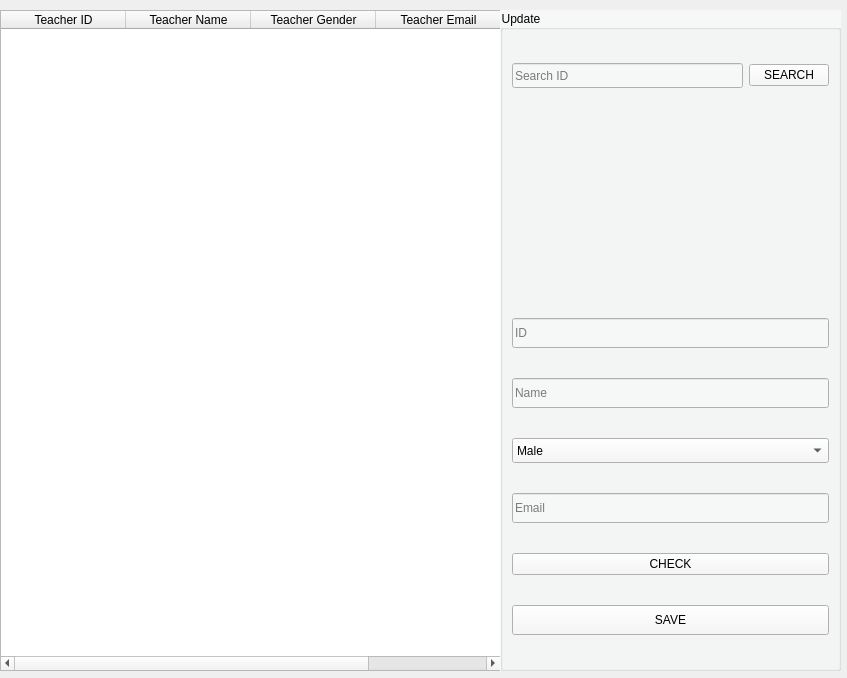
<?xml version="1.0" encoding="UTF-8"?>
<ui version="4.0">
 <class>Form</class>
 <widget class="QWidget" name="Form">
  <property name="geometry">
   <rect>
    <x>0</x>
    <y>0</y>
    <width>847</width>
    <height>678</height>
   </rect>
  </property>
  <property name="windowTitle">
   <string>Teachers</string>
  </property>
  <widget class="QTableWidget" name="table">
   <property name="geometry">
    <rect>
     <x>0</x>
     <y>10</y>
     <width>501</width>
     <height>661</height>
    </rect>
   </property>
   <attribute name="horizontalHeaderDefaultSectionSize">
    <number>125</number>
   </attribute>
   <column>
    <property name="text">
     <string>Teacher ID</string>
    </property>
   </column>
   <column>
    <property name="text">
     <string>Teacher Name</string>
    </property>
   </column>
   <column>
    <property name="text">
     <string>Teacher Gender</string>
    </property>
   </column>
   <column>
    <property name="text">
     <string>Teacher Email</string>
    </property>
   </column>
  </widget>
  <widget class="QGroupBox" name="groupBox_4">
   <property name="geometry">
    <rect>
     <x>500</x>
     <y>10</y>
     <width>341</width>
     <height>661</height>
    </rect>
   </property>
   <property name="styleSheet">
    <string notr="true">background-color: rgb(246, 247, 247);</string>
   </property>
   <property name="title">
    <string>Update</string>
   </property>
   <layout class="QGridLayout" name="gridLayout_4">
    <item row="3" column="0" colspan="2">
     <widget class="QLineEdit" name="input_name">
      <property name="minimumSize">
       <size>
        <width>0</width>
        <height>30</height>
       </size>
      </property>
      <property name="placeholderText">
       <string>Name</string>
      </property>
     </widget>
    </item>
    <item row="1" column="0">
     <spacer name="horizontalSpacer_2">
      <property name="orientation">
       <enum>Qt::Horizontal</enum>
      </property>
      <property name="sizeType">
       <enum>QSizePolicy::Fixed</enum>
      </property>
      <property name="sizeHint" stdset="0">
       <size>
        <width>30</width>
        <height>200</height>
       </size>
      </property>
     </spacer>
    </item>
    <item row="0" column="0">
     <widget class="QLineEdit" name="input_search">
      <property name="minimumSize">
       <size>
        <width>0</width>
        <height>25</height>
       </size>
      </property>
      <property name="placeholderText">
       <string>Search ID</string>
      </property>
     </widget>
    </item>
    <item row="11" column="0" colspan="2">
     <widget class="QPushButton" name="btn_save">
      <property name="minimumSize">
       <size>
        <width>0</width>
        <height>30</height>
       </size>
      </property>
      <property name="text">
       <string>SAVE</string>
      </property>
     </widget>
    </item>
    <item row="2" column="0" colspan="2">
     <widget class="QLineEdit" name="input_id">
      <property name="minimumSize">
       <size>
        <width>0</width>
        <height>30</height>
       </size>
      </property>
      <property name="styleSheet">
       <string notr="true"/>
      </property>
      <property name="placeholderText">
       <string>ID</string>
      </property>
     </widget>
    </item>
    <item row="0" column="1">
     <widget class="QPushButton" name="btn_search">
      <property name="minimumSize">
       <size>
        <width>0</width>
        <height>20</height>
       </size>
      </property>
      <property name="text">
       <string>SEARCH</string>
      </property>
     </widget>
    </item>
    <item row="4" column="0" colspan="2">
     <widget class="QComboBox" name="cbb_gender">
      <property name="minimumSize">
       <size>
        <width>0</width>
        <height>25</height>
       </size>
      </property>
      <item>
       <property name="text">
        <string>Male</string>
       </property>
      </item>
      <item>
       <property name="text">
        <string>Female</string>
       </property>
      </item>
      <item>
       <property name="text">
        <string>Others</string>
       </property>
      </item>
     </widget>
    </item>
    <item row="10" column="0" colspan="2">
     <widget class="QPushButton" name="btn_check">
      <property name="minimumSize">
       <size>
        <width>0</width>
        <height>20</height>
       </size>
      </property>
      <property name="text">
       <string>CHECK</string>
      </property>
     </widget>
    </item>
    <item row="5" column="0" colspan="2">
     <widget class="QLineEdit" name="input_email">
      <property name="minimumSize">
       <size>
        <width>0</width>
        <height>30</height>
       </size>
      </property>
      <property name="placeholderText">
       <string>Email</string>
      </property>
     </widget>
    </item>
   </layout>
  </widget>
 </widget>
 <resources/>
 <connections/>
</ui>
